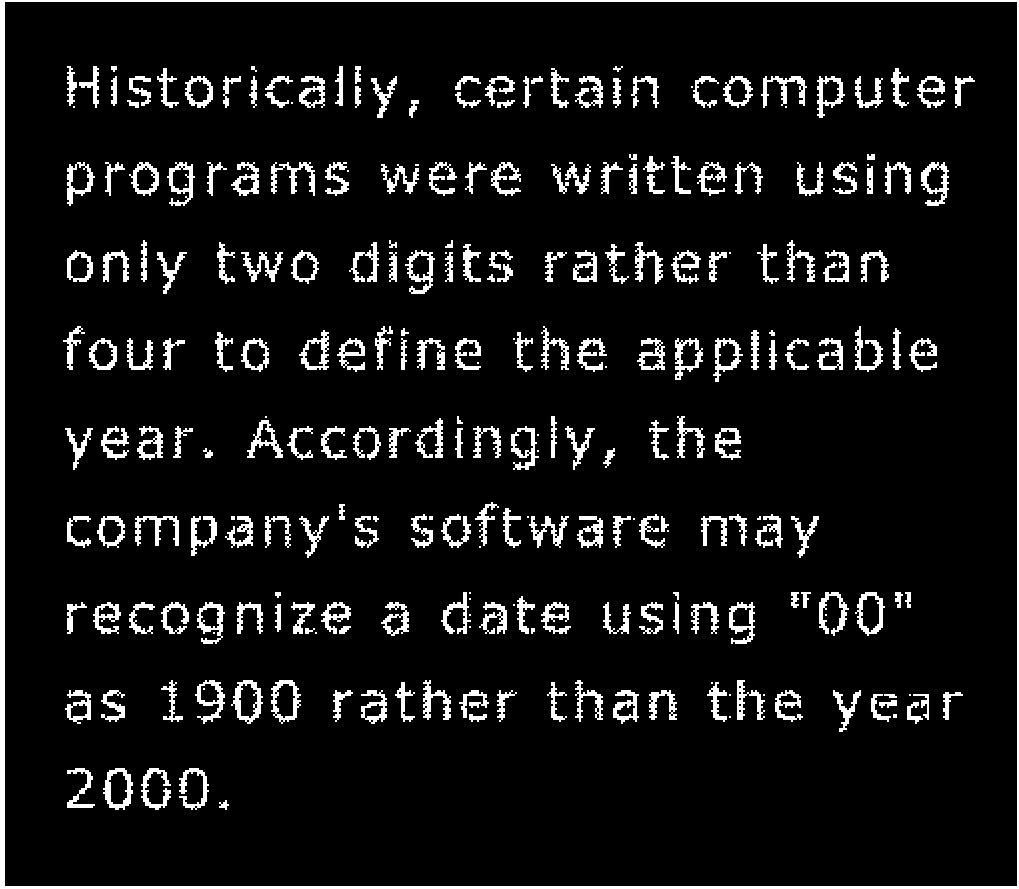
#> input picture 4th_grade/hw_image_processing-2/hw2/text-broken.tif, 1019 x 889 px
$ python q1.py
#> lines starting #> are read from the running program, lines starting #| are printed output that depends on the picture; after the words box and inside, x2 and y2 are one past the last pixel; in counts of white or black regions, pixels touching at a corner belong together
import cv2
import numpy as np

if __name__ == "__main__":
    # Load the binary image in grayscale first
    img = cv2.imread("text-broken.tif", cv2.IMREAD_GRAYSCALE)
#> img: shape (889, 1019); 8.3% white; 266 white regions (38 under 20 px), largest, box (x1, y1, x2, y2) and area: (0, 0, 1019, 889) 11283, (231, 680, 263, 724) 536, (921, 162, 949, 206) 524

    # Ensure the image is strictly binary (0 and 255)
    _, binary_img = cv2.threshold(img, 127, 255, cv2.THRESH_BINARY)

    # Define the structuring element for dilation
    kernel = np.ones((3, 3), np.uint8)

    # 1. Perform Closing
    closed_img = cv2.morphologyEx(binary_img, cv2.MORPH_CLOSE, kernel)
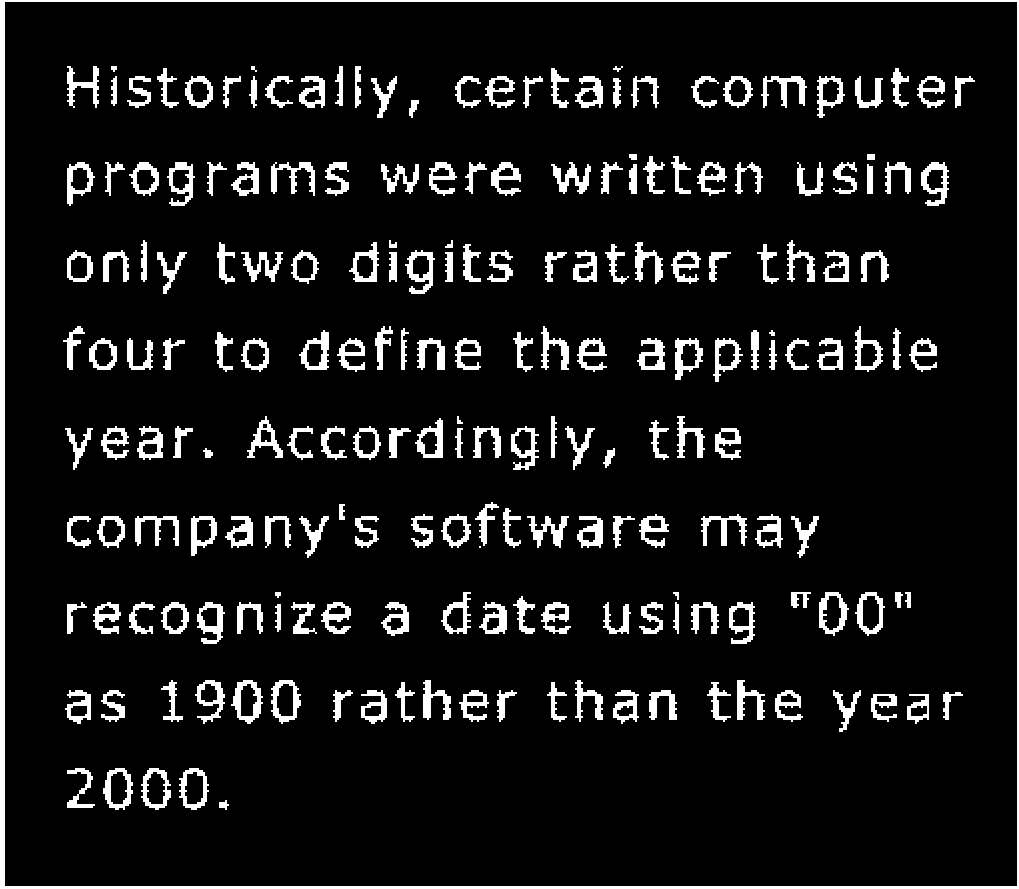
#> closed_img: shape (889, 1019); 9.1% white; 205 white regions (1 under 20 px), largest, box (x1, y1, x2, y2) and area: (0, 0, 1019, 889) 11283, (231, 680, 263, 724) 592, (921, 162, 949, 206) 588

    # 2. Perform Boundary Extraction
    dilated_img = cv2.dilate(closed_img, kernel, iterations=1)
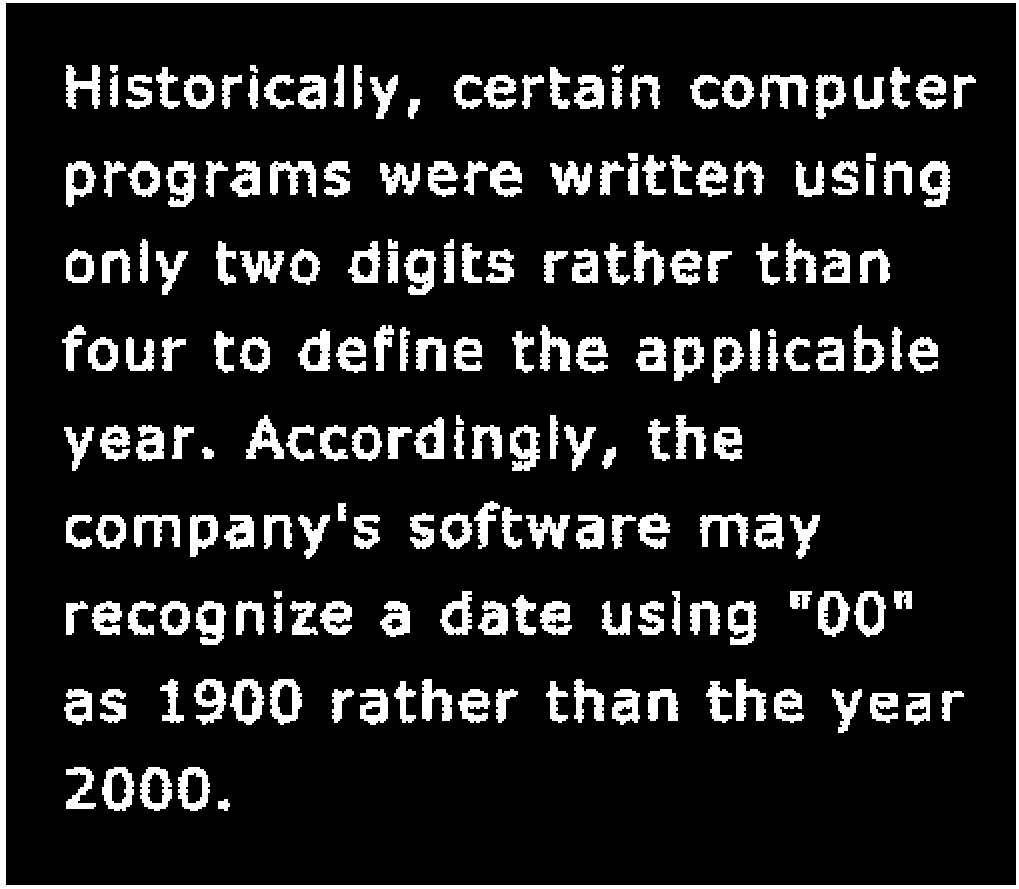
#> dilated_img: shape (889, 1019); 13.6% white; 202 white regions, largest, box (x1, y1, x2, y2) and area: (0, 0, 1019, 889) 15071, (270, 161, 316, 197) 904, (760, 75, 808, 109) 868

    # Subtract the original binary image from the dilated image
    boundary_img = cv2.subtract(dilated_img, closed_img)
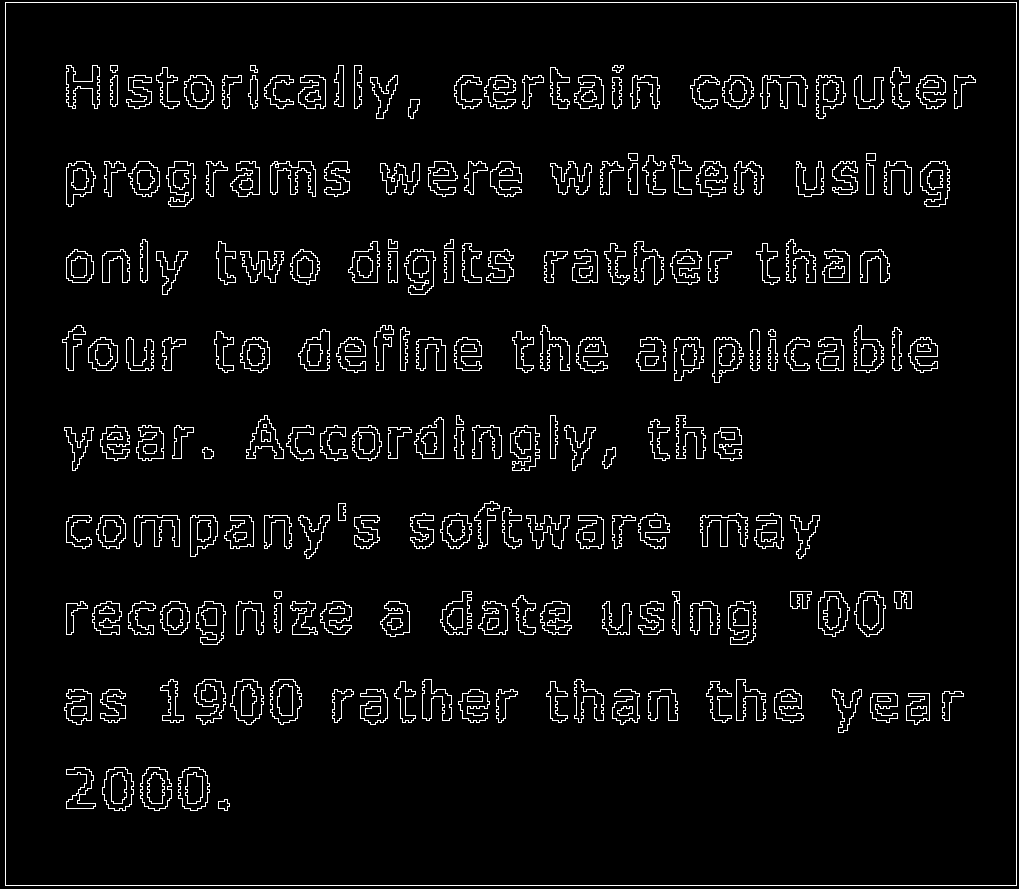
#> boundary_img: shape (889, 1019); 4.5% white in thin lines or dots

    cv2.imwrite("result/q1/repaired.tif", closed_img)
    cv2.imwrite("result/q1/boundary.tif", boundary_img)

    cv2.imshow("Question 1 (1): Fix Broken", closed_img)
    cv2.imshow("Question 1 (2): Extracted Boundary", boundary_img)
    cv2.waitKey(0)
    cv2.destroyAllWindows()
